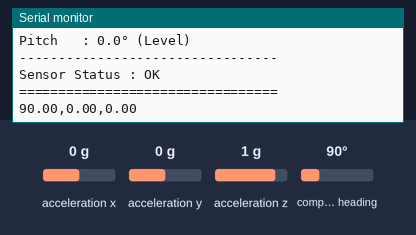
This sketch was run on a simulated Arduino Uno, built with avr-gcc and run on an emulated ATmega328P. Parts: the last lines printed to the serial monitor. The test bench sets the inputs (shaded band); at power-on: acceleration x 0 g, acceleration y 0 g, compass heading 90°, acceleration z 1 g.

Above: at 2.2 s.
2.3 s: acceleration x set to -1.4 g
At 8.0 s:
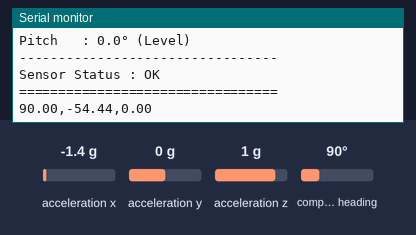
12.9 s: acceleration y set to -1.4 g
At 18.1 s:
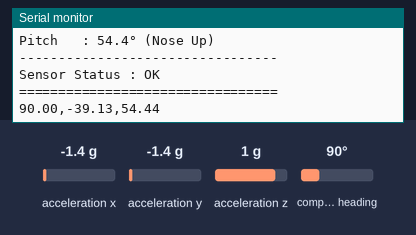
23.5 s: compass heading set to 7°
At 28.4 s:
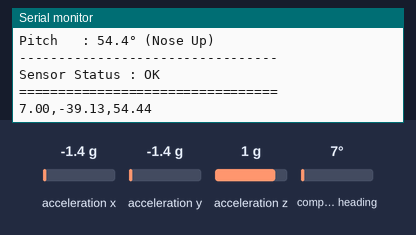
34.1 s: acceleration x set to 0.8 g
At 38.6 s:
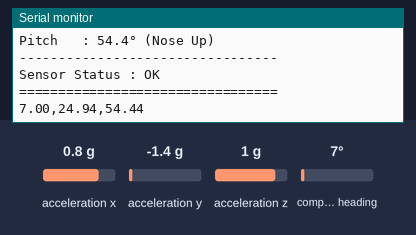
44.6 s: acceleration y set to 0.8 g
At 50.1 s:
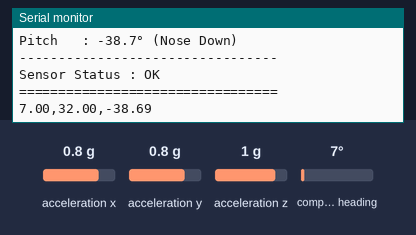
55.2 s: compass heading set to 180°
At 59.5 s:
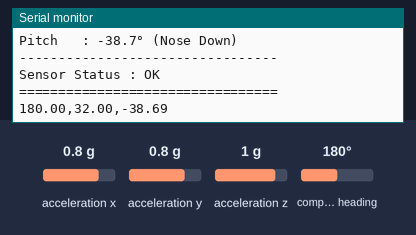
Timing chart, 0 to 61.0 s (numbered marks = the images above; inputs shaded):
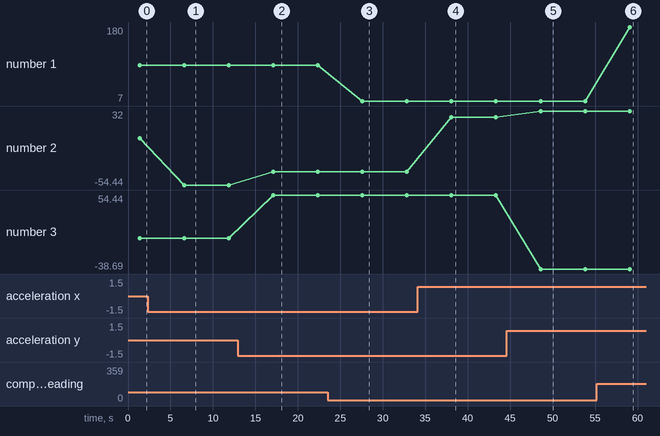

The sketch:

sketch_julV2.ino
```cpp
//this firmware is made for the testing of the two senors indiviual with low level MCI to verify the working of the
//sensor and it collected the roll pitch yaw acurateltly and the CSV file for the data is also provided in this repo
//with the name of V2 result CSV check it out for the PID tuning and all.
#include <Wire.h>
#include <Adafruit_Sensor.h>
#include <Adafruit_BNO055.h>
#include <utility/imumaths.h>

Adafruit_BNO055 bno = Adafruit_BNO055(55);

// Variables to store sensor data
float heading, roll, pitch;

// Direction strings
String headingDirection;
String rollDirection;
String pitchDirection;

// Function Prototypes
void readSensor();
void calculateHeadingDirection();
void calculateRollDirection();
void calculatePitchDirection();
void printTelemetry();

void setup()
{
  Serial.begin(9600);
  Serial.println("=================================");
  Serial.println("      BNO055 ORIENTATION");
  Serial.println("=================================");

  // Initialize BNO055
  if (!bno.begin())
  {
    Serial.println("ERROR: BNO055 not detected!");
    Serial.println("Check wiring or I2C address.");
    while (1);
  }

  delay(1000);

  // Use external crystal for better accuracy
  bno.setExtCrystalUse(true);

  Serial.println("BNO055 Initialized Successfully!");
  Serial.println();
}

void loop()
{
  readSensor();

  calculateHeadingDirection();
  calculateRollDirection();
  calculatePitchDirection();

  printTelemetry();

  delay(5000);
}

//------------------------------------------------------
// Read Orientation Data
//------------------------------------------------------

int count = 0;
void readSensor()
{

  Serial.print("Reading #: ");
  Serial.println(count++);

  sensors_event_t event;
  bno.getEvent(&event);

  heading = event.orientation.x;
  roll = event.orientation.y;
  pitch = event.orientation.z;
}

//------------------------------------------------------
// Convert Heading Angle to Compass Direction
//------------------------------------------------------
void calculateHeadingDirection()
{
  if (heading >= 337.5 || heading < 22.5)
    headingDirection = "North";
  else if (heading < 67.5)
    headingDirection = "North-East";
  else if (heading < 112.5)
    headingDirection = "East";
  else if (heading < 157.5)
    headingDirection = "South-East";
  else if (heading < 202.5)
    headingDirection = "South";
  else if (heading < 247.5)
    headingDirection = "South-West";
  else if (heading < 292.5)
    headingDirection = "West";
  else
    headingDirection = "North-West";
}

//------------------------------------------------------
// Determine Roll Status
//------------------------------------------------------
void calculateRollDirection()
{
  if (roll > 5)
    rollDirection = "Right Roll";
  else if (roll < -5)
    rollDirection = "Left Roll";
  else
    rollDirection = "Level";
}

//------------------------------------------------------
// Determine Pitch Status
//------------------------------------------------------
void calculatePitchDirection()
{
  if (pitch > 5)
    pitchDirection = "Nose Up";
  else if (pitch < -5)
    pitchDirection = "Nose Down";
  else
    pitchDirection = "Level";
}

//------------------------------------------------------
// Display Telemetry
//------------------------------------------------------
void printTelemetry()
{
  Serial.println("=================================");
  Serial.println("         ROV TELEMETRY");
  Serial.println("=================================");

  Serial.print("Heading : ");
  Serial.print(heading, 1);
  Serial.print("° (");
  Serial.print(headingDirection);
  Serial.println(")");

  Serial.print("Roll    : ");
  Serial.print(roll, 1);
  Serial.print("° (");
  Serial.print(rollDirection);
  Serial.println(")");

  Serial.print("Pitch   : ");
  Serial.print(pitch, 1);
  Serial.print("° (");
  Serial.print(pitchDirection);
  Serial.println(")");

  Serial.println("---------------------------------");
  Serial.println("Sensor Status : OK");
  Serial.println("=================================");
  Serial.println();
// --- particailly added for converting data into CSV
  Serial.print(heading);
Serial.print(",");
Serial.print(roll);
Serial.print(",");
Serial.println(pitch);
}
```

Measured:
- after the input at 2.3 s, the serial monitor: prints a new line after 4.1 s (image 1)
- after the input at 12.9 s, the serial monitor: prints a new line after 4.0 s (image 2)
- after the input at 23.5 s, the serial monitor: prints a new line after 3.9 s (image 3)
- after the input at 34.1 s, the serial monitor: prints a new line after 3.8 s (image 4)
- after the input at 44.6 s, the serial monitor: prints a new line after 3.8 s (image 5)
- after the input at 55.2 s, the serial monitor: prints a new line after 3.7 s (image 6)
- plotted number 1: 90 → 7 after the input at 23.5 s, 7 → 180 after the input at 55.2 s
- plotted number 2: 0 → -54.44 after the input at 2.3 s, -54.44 → -39.13 after the input at 12.9 s, -39.13 → 24.94 after the input at 34.1 s, 24.94 → 32 after the input at 44.6 s
